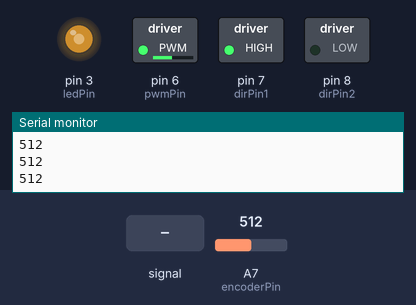
Recording of a sketch running on a simulated Arduino Nano, built with avr-gcc and run on an emulated ATmega328P. On the bench: switched loads named in the sketch (green lamp = pin HIGH), output pins drawn as LEDs (lit = HIGH), the last lines printed to the serial monitor. The test bench sets the inputs (shaded band); at power-on: A7 (encoderPin) = 512.

Above: at 1.2 s.
1.3 s: A7 (encoderPin) set to 888
At 2.0 s:
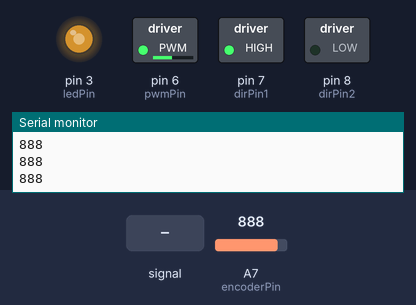
4.3 s: A7 (encoderPin) set to 898
At 5.5 s:
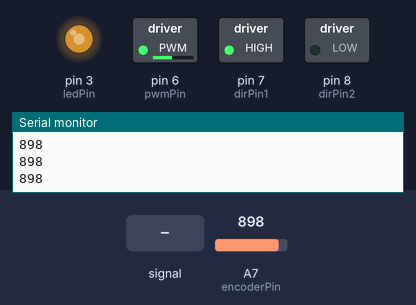
5.8 s: A7 (encoderPin) fed a 200 Hz sine of ±81 counts around its level
At 5.96 s:
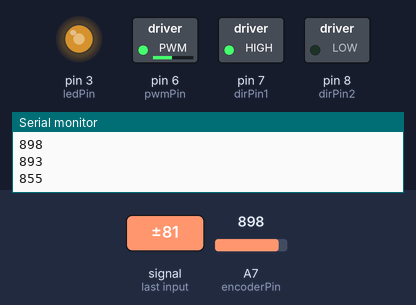
Timing chart, 0 to 8.8 s (numbered marks = the images above; inputs shaded):
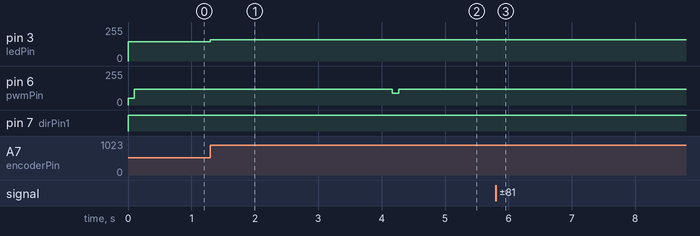

Measured:
- after the input at 1.3 s, pin 3 (ledPin): 146/255 → 159/255 at once; pin 6 (pwmPin): 120/255 → 88/255 after 2.9 s, → 120/255 0.10 s later
- after the input at 4.3 s, pin 3 (ledPin): 159/255 → 160/255 at once
- after the input at 5.8 s, pin 6 (pwmPin): stays 120/255 (without the input it goes to 89/255 after 2.0 s)

The sketch:

Hapkit-PID.ino
```cpp
/*
 * Hapkit control skeleton code
 */
#include <Arduino.h>
#include <HardwareSerial.h>

//Motor Pins
int pwmPin = 6; // PWM output pin for motor 1
int dirPin1 = 7; // direction output pin for motor 1
int dirPin2 = 8; // direction output pin for motor 1

//Encoder Pins
int encoderPin = A7;
int ledPin = 3;

//PID
int targetPos = 0; // target position
double Kp = 0.4; //try between 0 and 1
double Ki = 0.00; //try between 0.00 and 0.10
double Kd = 6; //try between 0 and 10

//Kd parameters
int prevError = 0, vError;

//Ki parameters
int errorAccumulatorMax = (int)(255/Ki);
int errorAccumulator = 0;
unsigned long updatePeriod_I = 62L*100L, updatePeriod_D = 62L*1L, serialPrintPeriod = 62L*100L;; // clockrate scaling * ms
unsigned long currentTime, lastUpdateTime_I = 0, lastUpdateTime_D = 0, lastUpdateTime_Print = 0;

//Encoder Tracking
int lastRawPos = 0;
int lastLastRawPos = 0;
const int flipThresh = 700;  // threshold to determine whether or not a flip over the 180 degree mark occurred
boolean flipped = false;
int flipNumber = 0;     // keeps track of the number of flips over the 180deg mark
int tempOffset = 0;
int handlePos = 0;    //handle position

int motDir = -65;

int motorOutput = 0;

//--------------------------------------------
// Initial setup
//--------------------------------------------
void setup() {
  initializeMotor();

  //initialize encoder pins
  pinMode(ledPin, OUTPUT);
  pinMode(encoderPin, INPUT);
  Serial.begin(9600);
}


//--------------------------------------------
// Main Loop
//--------------------------------------------
void loop() {

  //encoder
  //read in encoder position as handlePos
  int lastPos = handlePos;
  update_encoder_position_hapkit();
  //output encoder value to LED
  int ledValue = map(handlePos, -3500, 3500, 0, 255);
  analogWrite(ledPin, ledValue);


  int error = -(handlePos - targetPos);

  motorOutput = 0.1 * error;


  // I-control
  currentTime = millis();
  if (currentTime - lastUpdateTime_I > updatePeriod_I)
  {
    //if (abs(error) < 100)
    errorAccumulator += error;
    errorAccumulator = min(errorAccumulator, errorAccumulatorMax);
    lastUpdateTime_I = currentTime;
  }
  motorOutput +=  errorAccumulator;


  //D-control
  currentTime = millis();
  if (currentTime - lastUpdateTime_D > updatePeriod_D)
  {
      //here
  }
//  if(abs(vError) > 3) // simple filter for small noise
//      motorOutput += ...;

//debug print
currentTime = millis();
  if (currentTime - lastUpdateTime_Print > serialPrintPeriod) // executes every ~100ms
  {
      Serial.println(handlePos);
      lastUpdateTime_Print = currentTime;
  }

//=================================
//
// End main edit zone!
//
//=================================

  //motor
  motorOutput = max(-120, min(120, motorOutput)); //cap motor output
  if(motorOutput > 0) //set motor direction
  {
    digitalWrite(dirPin1, LOW);  // set direction pin 1
    digitalWrite(dirPin2, HIGH);  // set direction pin 2
  } else {
    digitalWrite(dirPin1, HIGH);  // set direction pin 1
    digitalWrite(dirPin2, LOW);  // set direction pin 2
  }
  analogWrite(pwmPin, abs(motorOutput)); //write to motor
}

//===========================================
//
// HELPER FUNCTIONS
//
//===========================================


//--------------------------------------------
// Initialize Motor
//--------------------------------------------
void initializeMotor() {
  //set motor pin modes
  pinMode(pwmPin, OUTPUT);
  pinMode(dirPin1, OUTPUT);
  pinMode(dirPin2, OUTPUT);

  // set PWM frequency
  setPwmFrequency(pwmPin,1);

  // Initialize motor
  analogWrite(pwmPin, 0);     // set to not spinning voltage
  digitalWrite(dirPin1, LOW);  // set direction
  digitalWrite(dirPin2, HIGH);  // set direction
}


//--------------------------------------------
// Pwm Frequency
// From https://playground.arduino.cc/Code/PwmFrequency
//--------------------------------------------
void setPwmFrequency(int pin, int divisor) {
  byte mode;
  if(pin == 5 || pin == 6 || pin == 9 || pin == 10) {
    switch(divisor) {
      case 1: mode = 0x01; break;
      case 8: mode = 0x02; break;
      case 64: mode = 0x03; break;
      case 256: mode = 0x04; break;
      case 1024: mode = 0x05; break;
      default: return;
    }
    if(pin == 5 || pin == 6) {
      TCCR0B = TCCR0B & 0b11111000 | mode;
    } else {
      TCCR1B = TCCR1B & 0b11111000 | mode;
    }
  } else if(pin == 3 || pin == 11) {
    switch(divisor) {
      case 1: mode = 0x01; break;
      case 8: mode = 0x02; break;
      case 32: mode = 0x03; break;
      case 64: mode = 0x04; break;
      case 128: mode = 0x05; break;
      case 256: mode = 0x06; break;
      case 1024: mode = 0x7; break;
      default: return;
    }
    TCCR2B = TCCR2B & 0b11111000 | mode;
  }
}


//--------------------------------------------
// Read Encoder from Hapkit
//--------------------------------------------
void update_encoder_position_hapkit(){
    int rawPos = analogRead(encoderPin);  //current raw position from MR sensor

    // Calculate differences between subsequent MR sensor readings
    int rawDiff = rawPos - lastRawPos;          //difference btwn current raw position and last raw position
    int lastRawDiff = rawPos - lastLastRawPos;  //difference btwn current raw position and last last raw position
    int rawOffset = abs(rawDiff);
    int lastRawOffset = abs(lastRawDiff);

    // Update position record-keeping vairables
    lastLastRawPos = lastRawPos;
    lastRawPos = rawPos;

    // Keep track of flips over 180 degrees
    if((lastRawOffset > flipThresh) && (!flipped)) { // enter this anytime the last offset is greater than the flip threshold AND it has not just flipped
        if(lastRawDiff > 0) {        // check to see which direction the drive wheel was turning
            flipNumber--;              // cw rotation
        } else {                     // if(rawDiff < 0)
            flipNumber++;              // ccw rotation
        }
        if(rawOffset > flipThresh) { // check to see if the data was good and the most current offset is above the threshold
            handlePos = rawPos + flipNumber*rawOffset; // update the pos value to account for flips over 180deg using the most current offset
            tempOffset = rawOffset;
        } else {                     // in this case there was a blip in the data and we want to use lastactualOffset instead
            handlePos = rawPos + flipNumber*lastRawOffset;  // update the pos value to account for any flips over 180deg using the LAST offset
            tempOffset = lastRawOffset;
        }
        flipped = true;            // set boolean so that the next time through the loop won't trigger a flip
    } else {                        // anytime no flip has occurred
        handlePos = rawPos + flipNumber*tempOffset; // need to update pos based on what most recent offset is
        flipped = false;
    }

}
```
